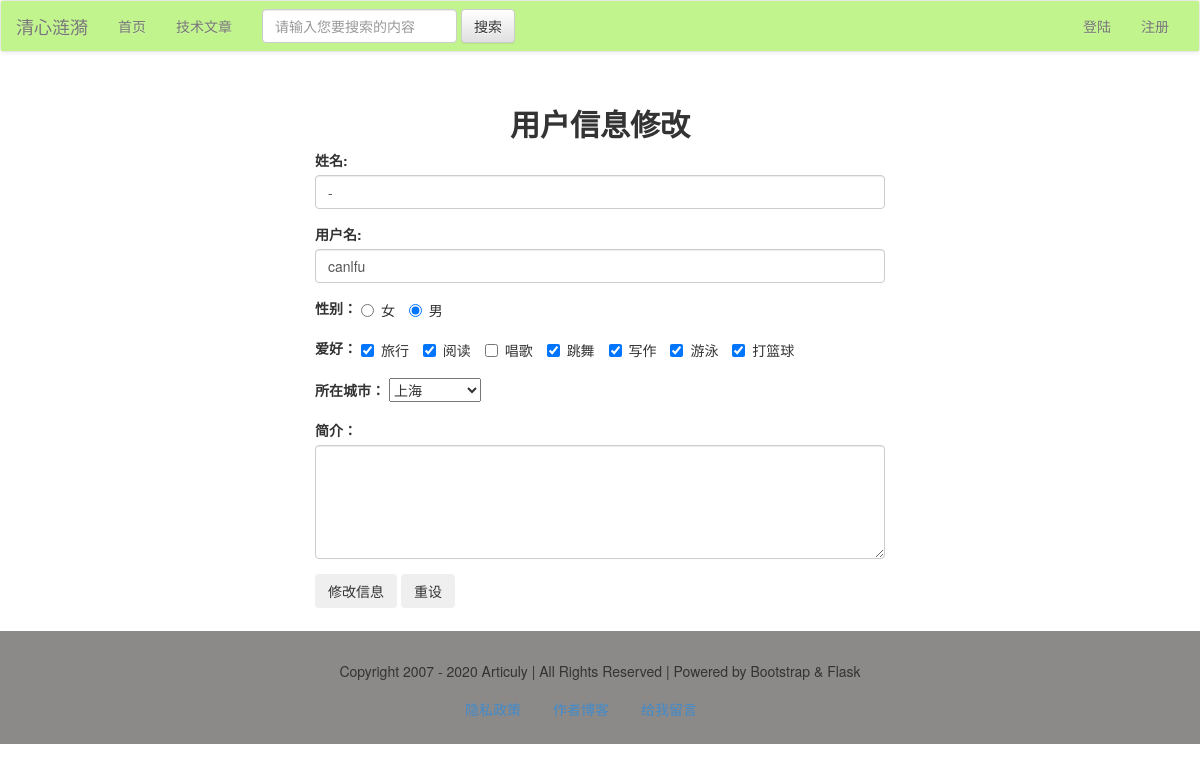
The app's page /user/edit/2, older data.
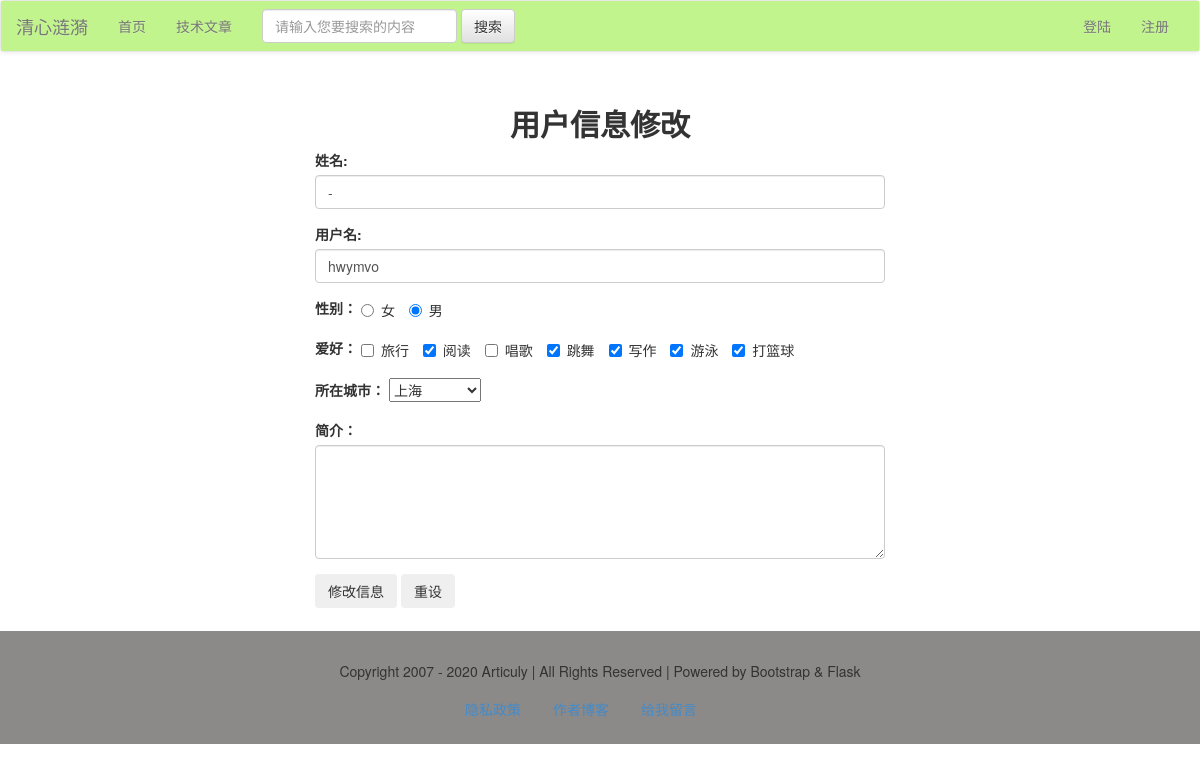
The same page, newer data.
### models.py (models this page shows)
class User(db.Model):
    id = db.Column(db.Integer, primary_key=True)
    username = db.Column(db.String)
    password = db.Column(db.String)
    realname = db.Column(db.String)
    sex = db.Column(db.Integer)
    city = db.Column(db.String)
    hobby = db.Column(db.String)
    intro = db.Column(db.String)

### views/users.py (the view, shortened to what this page needs)
@user_app.route("/edit/<int:user_id>", methods=['get', 'post'])
def editUser(user_id):
    user = User.query.get(user_id)
    return render_template("user/edit_user.html", user=user)

### app.py (called while the page is built)
@app.context_processor
def account():
    username = session.get('user')
    return {'username': username}

### templates/user/edit_user.html (shortened to what this page needs)
{% extends "base.html" %}
{% block content %}
    <div class="container-fluid">
        <div class="row">
            <div class="main col-lg-6 col-lg-offset-3 col-md-8 col-md-offset-2 col-sm-10 col-sm-offset-1 col-xs-12">
                <h2 class="text-center"><b>用户信息修改</b></h2>
                <div class="body">
                    <form action="" method="post">
                        <div class="form-group">
                            <label for="name">姓名:</label>
                            <input class="form-control" type="text" name="name" id="name" value="{{ user.realname }}"/>
                        </div>
                        <div class="form-group">
                            <label for="username">用户名:</label>
                            <input class="form-control" type="text" name="username" id="username"
                                   value="{{ user.username }}"/>
                        </div>
                        <div class="form-group">
                            <label for="sex">性别：</label>
                            <label class="radio-inline">
                                <input type="radio" name="sex" id="sex1" value="0"
                                />女
                            </label>
                            <label class="radio-inline">
                                <input type="radio" name="sex" id="sex2" value="1"
                                        {% if user.sex==1 %} checked {% endif %}
                                />男
                            </label>
                        </div>
                        <div class="form-group">
                            <label for="hobby">爱好：</label>
                            <label class="checkbox-inline">
                                <input type="checkbox" name="hobby" id="hobby1"
                                        {% if user.hobby.find("travel")!=-1 %} checked {% endif %}
                                       value="travel"/>旅行
                            </label>
                            <label class="checkbox-inline">
                                <input type="checkbox" name="hobby" id="hobby2"
                                        {% if user.hobby.find("reading")!=-1 %} checked {% endif %}
                                       value="reading"/>阅读
                            </label>
                            <label class="checkbox-inline">
                                <input type="checkbox" name="hobby" id="hobby3"
                                       value="singing"/>唱歌
                            </label>
                            <label class="checkbox-inline">
                                <input type="checkbox" name="hobby" id="hobby4"
                                        {% if user.hobby.find("dancing")!=-1 %} checked {% endif %}
                                       value="dancing"/>跳舞
                            </label>
                            <label class="checkbox-inline">
                                <input type="checkbox" name="hobby" id="hobby5"
                                        {% if user.hobby.find("writing")!=-1 %} checked {% endif %}
                                       value="writing"/>写作
                            </label>
                            <label class="checkbox-inline">
                                <input type="checkbox" name="hobby" id="hobby6"
                                        {% if user.hobby.find("swimming")!=-1 %} checked {% endif %}
                                       value="swimming"/>游泳
                            </label>
                            <label class="checkbox-inline">
                                <input type="checkbox" name="hobby" id="hobby7"
                                        {% if user.hobby.find("playing basketball")!=-1 %} checked {% endif %}
                                       value="playing basketball"/>打篮球
                            </label>
                        </div>
                        <div class="form-group">
                            <label for="city">所在城市：</label>
                            <select name="city">
                                <option value="021"
                                        {% if user.city=="021" %} selected {% endif %}
                                >上海
                                </option>
                            </select>
                        </div>
                        <div class="form-group">
                            <label for="intro">简介：</label>
                            <textarea name="intro" rows="5" cols="10" class="form-control">
								{{ user.intro }}
							</textarea>
                        </div>
                        <div class="form-group">
                            <input class="btn" type="submit" name="submit" id="btn1" value="修改信息"/>
                            <input class="btn" type="reset" name="reset" id="btn2" value="重设"/>
                        </div>
                    </form>
                </div>
            </div>
        </div>
    </div>
{% endblock %}

### templates/base.html (shortened to what this page needs)
<!DOCTYPE html>
<html>
{% block head %}
    <head>
        <link rel="stylesheet" type="text/css" href="{{ url_for("static", filename="css/bootstrap.css") }}"/>
        <link rel="stylesheet" type="text/css" href="{{ url_for("static", filename="css/bootstrap-theme.css") }}"/>
    </head>
{% endblock %}
<body>
{% block nav %}
    <nav class="navbar navbar-default">
        <div class="container-fluid" style="background-color: #C1F48C;">
            <div class="navbar-header">
                <a class="navbar-brand" href="#">清心涟漪</a>
            </div>
            <div class="collapse navbar-collapse" id="bs-example-navbar-collapse-1">
                <ul class="nav navbar-nav">
                    <li><a href="/">首页</a></li>
                    <li><a href="#">技术文章</a></li>
                </ul>
                <form class="navbar-form navbar-left">
                    <div class="form-group">
                        <input type="text" class="form-control" placeholder="请输入您要搜索的内容">
                    </div>
                    <button type="submit" class="btn btn-default">搜索</button>
                </form>
                <ul class="nav navbar-nav navbar-right">
                    <li><a href="{{ url_for("login") }}">登陆</a></li>
                    <li><a href="{{ url_for("user_app.register") }}">注册</a></li>
                </ul>
            </div>
        </div>
    </nav>
{% endblock %}
{% block content %}{% endblock %}
{% block footer %}
    <footer>
        <div class="container-fluid">
            <div class="row">
                <div class="col-md-12">
                    Copyright 2007 - 2020 Articuly | All Rights Reserved | Powered by Bootstrap & Flask
                </div>
            </div>
        </div>
        <nav>
            <ul class="nav nav-pills">
                <li><a href="" data-toggle="modal" data-target="#myModal">隐私政策</a></li>
                <li><a href="https://articuly.com" target="_blank">作者博客</a></li>
                <li><a href="">给我留言</a></li>
            </ul>
        </nav>
    </footer>
{% endblock %}
</body>
</html>

### templates/base.html (style rules this page uses)
footer { padding: 15px; background: #8c8989; text-align: center; }
footer nav { margin: auto; width: 300px; }
.row { margin-top: 15px; margin-bottom: 8px; }

Row changes from the older to the newer data that the page shows:
changed User "上海": username "canlfu" → "hwymvo"; hobby "☑" → "☐"
